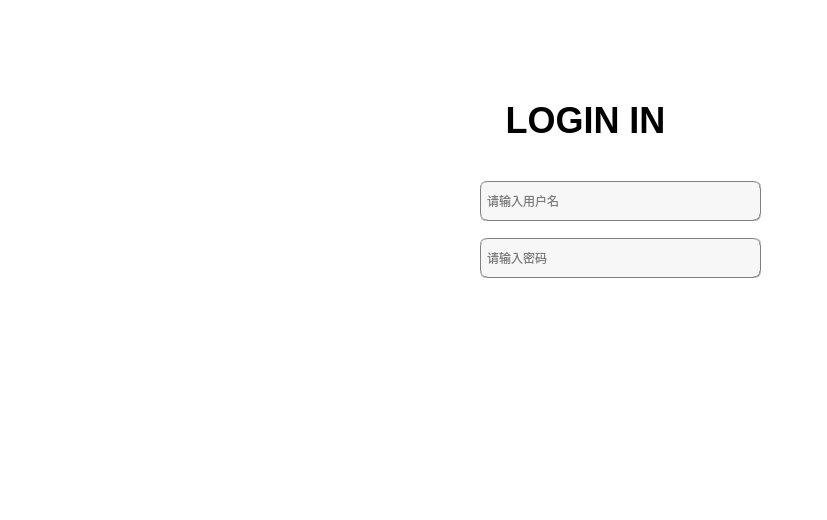
<?xml version="1.0" encoding="UTF-8"?>
<ui version="4.0">
 <class>MainWindow</class>
 <widget class="QMainWindow" name="MainWindow">
  <property name="geometry">
   <rect>
    <x>0</x>
    <y>0</y>
    <width>827</width>
    <height>520</height>
   </rect>
  </property>
  <property name="sizePolicy">
   <sizepolicy hsizetype="Preferred" vsizetype="Preferred">
    <horstretch>0</horstretch>
    <verstretch>0</verstretch>
   </sizepolicy>
  </property>
  <property name="windowTitle">
   <string>FILE BACKUP   -   登录</string>
  </property>
  <property name="styleSheet">
   <string notr="true">background-color: rgb(255, 255, 255);</string>
  </property>
  <widget class="QWidget" name="centralwidget">
   <widget class="QLabel" name="label_image">
    <property name="geometry">
     <rect>
      <x>-10</x>
      <y>0</y>
      <width>441</width>
      <height>521</height>
     </rect>
    </property>
    <property name="frameShape">
     <enum>QFrame::NoFrame</enum>
    </property>
    <property name="frameShadow">
     <enum>QFrame::Plain</enum>
    </property>
    <property name="lineWidth">
     <number>1</number>
    </property>
    <property name="text">
     <string/>
    </property>
   </widget>
   <widget class="QWidget" name="layoutWidget">
    <property name="geometry">
     <rect>
      <x>480</x>
      <y>170</y>
      <width>281</width>
      <height>121</height>
     </rect>
    </property>
    <layout class="QVBoxLayout" name="verticalLayout_2">
     <item>
      <widget class="QLineEdit" name="name1">
       <property name="maximumSize">
        <size>
         <width>15555555</width>
         <height>40</height>
        </size>
       </property>
       <property name="sizeIncrement">
        <size>
         <width>0</width>
         <height>40</height>
        </size>
       </property>
       <property name="baseSize">
        <size>
         <width>0</width>
         <height>40</height>
        </size>
       </property>
       <property name="styleSheet">
        <string notr="true">background-color: rgb(247, 247, 247);
border:1px groove gray;border-radius:
7px;padding:2px 4px;
font: 10pt &quot;Candara&quot;;</string>
       </property>
       <property name="placeholderText">
        <string>请输入用户名</string>
       </property>
      </widget>
     </item>
     <item>
      <widget class="QLineEdit" name="password1">
       <property name="maximumSize">
        <size>
         <width>16777215</width>
         <height>40</height>
        </size>
       </property>
       <property name="styleSheet">
        <string notr="true">background-color: rgb(247, 247, 247);
border:1px groove gray;border-radius:
7px;padding:2px 4px;
font: 10pt &quot;Candara&quot;;</string>
       </property>
       <property name="echoMode">
        <enum>QLineEdit::Password</enum>
       </property>
       <property name="placeholderText">
        <string>请输入密码</string>
       </property>
      </widget>
     </item>
    </layout>
   </widget>
   <widget class="QLabel" name="login_title">
    <property name="geometry">
     <rect>
      <x>480</x>
      <y>100</y>
      <width>221</width>
      <height>41</height>
     </rect>
    </property>
    <property name="font">
     <font>
      <family>Ubuntu</family>
      <pointsize>27</pointsize>
      <weight>87</weight>
      <italic>false</italic>
      <bold>true</bold>
     </font>
    </property>
    <property name="styleSheet">
     <string notr="true">font: 700 27pt &quot;Ubuntu&quot;;</string>
    </property>
    <property name="text">
     <string>LOGIN IN </string>
    </property>
    <property name="textFormat">
     <enum>Qt::AutoText</enum>
    </property>
    <property name="alignment">
     <set>Qt::AlignCenter</set>
    </property>
    <property name="margin">
     <number>5</number>
    </property>
    <property name="buddy">
     <cstring></cstring>
    </property>
   </widget>
   <widget class="QWidget" name="layoutWidget">
    <property name="geometry">
     <rect>
      <x>480</x>
      <y>320</y>
      <width>281</width>
      <height>51</height>
     </rect>
    </property>
    <layout class="QHBoxLayout" name="horizontalLayout">
     <item>
      <widget class="QPushButton" name="register_2">
       <property name="font">
        <font>
         <family>Candara</family>
         <pointsize>14</pointsize>
         <weight>50</weight>
         <italic>false</italic>
         <bold>false</bold>
        </font>
       </property>
       <property name="styleSheet">
        <string notr="true">background-color: qlineargradient(spread:pad, x1:0.52, y1:1, x2:0.54, y2:0, 
stop:0.0112994 rgba(64, 145, 252, 255), 
stop:1 rgba(255, 255, 255, 255));
color: rgb(255, 255, 255);
 
border:0px groove gray;border-radius:
7px;padding:2px 4px;
font: 14pt &quot;Candara&quot;;</string>
       </property>
       <property name="text">
        <string>注册账号</string>
       </property>
      </widget>
     </item>
     <item>
      <spacer name="horizontalSpacer">
       <property name="orientation">
        <enum>Qt::Horizontal</enum>
       </property>
       <property name="sizeHint" stdset="0">
        <size>
         <width>40</width>
         <height>20</height>
        </size>
       </property>
      </spacer>
     </item>
     <item>
      <widget class="QPushButton" name="login">
       <property name="font">
        <font>
         <family>Candara</family>
         <pointsize>14</pointsize>
         <weight>50</weight>
         <italic>false</italic>
         <bold>false</bold>
        </font>
       </property>
       <property name="styleSheet">
        <string notr="true">background-color: qlineargradient(spread:pad, x1:0.52, y1:1, x2:0.54, y2:0, 
stop:0.0112994 rgba(64, 145, 252, 255), 
stop:1 rgba(255, 255, 255, 255));
color: rgb(255, 255, 255);
 
border:0px groove gray;border-radius:
7px;padding:2px 4px;
font: 14pt &quot;Candara&quot;;</string>
       </property>
       <property name="text">
        <string>登陆账号</string>
       </property>
       <property name="iconSize">
        <size>
         <width>16</width>
         <height>16</height>
        </size>
       </property>
      </widget>
     </item>
    </layout>
   </widget>
  </widget>
 </widget>
 <resources/>
 <connections/>
</ui>
